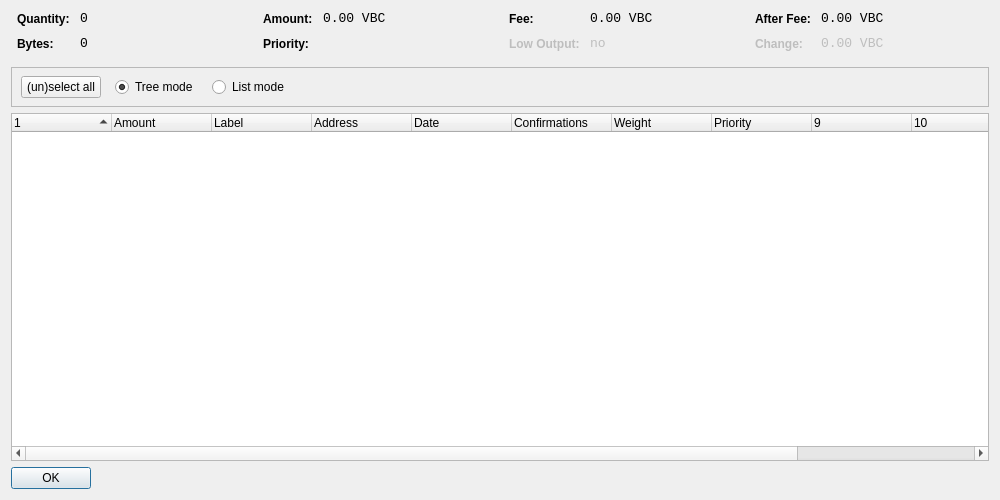
<?xml version="1.0" encoding="UTF-8"?>
<ui version="4.0">
 <class>CoinControlDialog</class>
 <widget class="QWidget" name="CoinControlDialog">
  <property name="geometry">
   <rect>
    <x>0</x>
    <y>0</y>
    <width>1000</width>
    <height>500</height>
   </rect>
  </property>
  <property name="windowTitle">
   <string>Coin Control</string>
  </property>
  <layout class="QVBoxLayout" name="verticalLayout">
   <item>
    <layout class="QHBoxLayout" name="horizontalLayoutTop" stretch="0,0,0,0">
     <property name="topMargin">
      <number>0</number>
     </property>
     <property name="bottomMargin">
      <number>10</number>
     </property>
     <item>
      <layout class="QFormLayout" name="formLayoutCoinControl1">
       <property name="horizontalSpacing">
        <number>10</number>
       </property>
       <property name="verticalSpacing">
        <number>10</number>
       </property>
       <property name="leftMargin">
        <number>6</number>
       </property>
       <property name="rightMargin">
        <number>6</number>
       </property>
       <item row="0" column="0">
        <widget class="QLabel" name="labelCoinControlQuantityText">
         <property name="styleSheet">
          <string notr="true">font-weight:bold;</string>
         </property>
         <property name="text">
          <string>Quantity:</string>
         </property>
        </widget>
       </item>
       <item row="0" column="1">
        <widget class="QLabel" name="labelCoinControlQuantity">
         <property name="font">
          <font>
           <family>Monospace</family>
           <pointsize>10</pointsize>
          </font>
         </property>
         <property name="cursor">
          <cursorShape>IBeamCursor</cursorShape>
         </property>
         <property name="contextMenuPolicy">
          <enum>Qt::ActionsContextMenu</enum>
         </property>
         <property name="text">
          <string notr="true">0</string>
         </property>
         <property name="textInteractionFlags">
          <set>Qt::LinksAccessibleByMouse|Qt::TextSelectableByKeyboard|Qt::TextSelectableByMouse</set>
         </property>
        </widget>
       </item>
       <item row="1" column="0">
        <widget class="QLabel" name="labelCoinControlBytesText">
         <property name="styleSheet">
          <string notr="true">font-weight:bold;</string>
         </property>
         <property name="text">
          <string>Bytes:</string>
         </property>
        </widget>
       </item>
       <item row="1" column="1">
        <widget class="QLabel" name="labelCoinControlBytes">
         <property name="font">
          <font>
           <family>Monospace</family>
           <pointsize>10</pointsize>
          </font>
         </property>
         <property name="cursor">
          <cursorShape>IBeamCursor</cursorShape>
         </property>
         <property name="contextMenuPolicy">
          <enum>Qt::ActionsContextMenu</enum>
         </property>
         <property name="text">
          <string notr="true">0</string>
         </property>
         <property name="textInteractionFlags">
          <set>Qt::LinksAccessibleByMouse|Qt::TextSelectableByKeyboard|Qt::TextSelectableByMouse</set>
         </property>
        </widget>
       </item>
      </layout>
     </item>
     <item>
      <layout class="QFormLayout" name="formLayoutCoinControl2">
       <property name="horizontalSpacing">
        <number>10</number>
       </property>
       <property name="verticalSpacing">
        <number>10</number>
       </property>
       <property name="leftMargin">
        <number>6</number>
       </property>
       <property name="rightMargin">
        <number>6</number>
       </property>
       <item row="0" column="0">
        <widget class="QLabel" name="labelCoinControlAmountText">
         <property name="styleSheet">
          <string notr="true">font-weight:bold;</string>
         </property>
         <property name="text">
          <string>Amount:</string>
         </property>
        </widget>
       </item>
       <item row="0" column="1">
        <widget class="QLabel" name="labelCoinControlAmount">
         <property name="font">
          <font>
           <family>Monospace</family>
           <pointsize>10</pointsize>
          </font>
         </property>
         <property name="cursor">
          <cursorShape>IBeamCursor</cursorShape>
         </property>
         <property name="contextMenuPolicy">
          <enum>Qt::ActionsContextMenu</enum>
         </property>
         <property name="text">
          <string notr="true">0.00 VBC</string>
         </property>
         <property name="textInteractionFlags">
          <set>Qt::LinksAccessibleByMouse|Qt::TextSelectableByKeyboard|Qt::TextSelectableByMouse</set>
         </property>
        </widget>
       </item>
       <item row="1" column="0">
        <widget class="QLabel" name="labelCoinControlPriorityText">
         <property name="styleSheet">
          <string notr="true">font-weight:bold;</string>
         </property>
         <property name="text">
          <string>Priority:</string>
         </property>
        </widget>
       </item>
       <item row="1" column="1">
        <widget class="QLabel" name="labelCoinControlPriority">
         <property name="font">
          <font>
           <family>Monospace</family>
           <pointsize>10</pointsize>
          </font>
         </property>
         <property name="cursor">
          <cursorShape>IBeamCursor</cursorShape>
         </property>
         <property name="contextMenuPolicy">
          <enum>Qt::ActionsContextMenu</enum>
         </property>
         <property name="text">
          <string/>
         </property>
         <property name="textInteractionFlags">
          <set>Qt::LinksAccessibleByMouse|Qt::TextSelectableByKeyboard|Qt::TextSelectableByMouse</set>
         </property>
        </widget>
       </item>
      </layout>
     </item>
     <item>
      <layout class="QFormLayout" name="formLayoutCoinControl3">
       <property name="horizontalSpacing">
        <number>10</number>
       </property>
       <property name="verticalSpacing">
        <number>10</number>
       </property>
       <property name="leftMargin">
        <number>6</number>
       </property>
       <property name="rightMargin">
        <number>6</number>
       </property>
       <item row="0" column="0">
        <widget class="QLabel" name="labelCoinControlFeeText">
         <property name="styleSheet">
          <string notr="true">font-weight:bold;</string>
         </property>
         <property name="text">
          <string>Fee:</string>
         </property>
        </widget>
       </item>
       <item row="0" column="1">
        <widget class="QLabel" name="labelCoinControlFee">
         <property name="font">
          <font>
           <family>Monospace</family>
           <pointsize>10</pointsize>
          </font>
         </property>
         <property name="cursor">
          <cursorShape>IBeamCursor</cursorShape>
         </property>
         <property name="contextMenuPolicy">
          <enum>Qt::ActionsContextMenu</enum>
         </property>
         <property name="text">
          <string notr="true">0.00 VBC</string>
         </property>
         <property name="textInteractionFlags">
          <set>Qt::LinksAccessibleByMouse|Qt::TextSelectableByKeyboard|Qt::TextSelectableByMouse</set>
         </property>
        </widget>
       </item>
       <item row="1" column="0">
        <widget class="QLabel" name="labelCoinControlLowOutputText">
         <property name="enabled">
          <bool>false</bool>
         </property>
         <property name="styleSheet">
          <string notr="true">font-weight:bold;</string>
         </property>
         <property name="text">
          <string>Low Output:</string>
         </property>
        </widget>
       </item>
       <item row="1" column="1">
        <widget class="QLabel" name="labelCoinControlLowOutput">
         <property name="enabled">
          <bool>false</bool>
         </property>
         <property name="font">
          <font>
           <family>Monospace</family>
           <pointsize>10</pointsize>
          </font>
         </property>
         <property name="cursor">
          <cursorShape>IBeamCursor</cursorShape>
         </property>
         <property name="contextMenuPolicy">
          <enum>Qt::ActionsContextMenu</enum>
         </property>
         <property name="text">
          <string>no</string>
         </property>
         <property name="textInteractionFlags">
          <set>Qt::LinksAccessibleByMouse|Qt::TextSelectableByKeyboard|Qt::TextSelectableByMouse</set>
         </property>
        </widget>
       </item>
      </layout>
     </item>
     <item>
      <layout class="QFormLayout" name="formLayoutCoinControl4">
       <property name="horizontalSpacing">
        <number>10</number>
       </property>
       <property name="verticalSpacing">
        <number>10</number>
       </property>
       <property name="leftMargin">
        <number>6</number>
       </property>
       <property name="rightMargin">
        <number>6</number>
       </property>
       <item row="0" column="0">
        <widget class="QLabel" name="labelCoinControlAfterFeeText">
         <property name="styleSheet">
          <string notr="true">font-weight:bold;</string>
         </property>
         <property name="text">
          <string>After Fee:</string>
         </property>
        </widget>
       </item>
       <item row="0" column="1">
        <widget class="QLabel" name="labelCoinControlAfterFee">
         <property name="font">
          <font>
           <family>Monospace</family>
           <pointsize>10</pointsize>
          </font>
         </property>
         <property name="cursor">
          <cursorShape>IBeamCursor</cursorShape>
         </property>
         <property name="contextMenuPolicy">
          <enum>Qt::ActionsContextMenu</enum>
         </property>
         <property name="text">
          <string notr="true">0.00 VBC</string>
         </property>
         <property name="textInteractionFlags">
          <set>Qt::LinksAccessibleByMouse|Qt::TextSelectableByKeyboard|Qt::TextSelectableByMouse</set>
         </property>
        </widget>
       </item>
       <item row="1" column="0">
        <widget class="QLabel" name="labelCoinControlChangeText">
         <property name="enabled">
          <bool>false</bool>
         </property>
         <property name="styleSheet">
          <string notr="true">font-weight:bold;</string>
         </property>
         <property name="text">
          <string>Change:</string>
         </property>
        </widget>
       </item>
       <item row="1" column="1">
        <widget class="QLabel" name="labelCoinControlChange">
         <property name="enabled">
          <bool>false</bool>
         </property>
         <property name="font">
          <font>
           <family>Monospace</family>
           <pointsize>10</pointsize>
          </font>
         </property>
         <property name="cursor">
          <cursorShape>IBeamCursor</cursorShape>
         </property>
         <property name="contextMenuPolicy">
          <enum>Qt::ActionsContextMenu</enum>
         </property>
         <property name="text">
          <string notr="true">0.00 VBC</string>
         </property>
         <property name="textInteractionFlags">
          <set>Qt::LinksAccessibleByMouse|Qt::TextSelectableByKeyboard|Qt::TextSelectableByMouse</set>
         </property>
        </widget>
       </item>
      </layout>
     </item>
    </layout>
   </item>
   <item>
    <widget class="QFrame" name="frame">
     <property name="minimumSize">
      <size>
       <width>0</width>
       <height>40</height>
      </size>
     </property>
     <property name="frameShape">
      <enum>QFrame::StyledPanel</enum>
     </property>
     <property name="frameShadow">
      <enum>QFrame::Sunken</enum>
     </property>
     <widget class="QWidget" name="horizontalLayoutWidget">
      <property name="geometry">
       <rect>
        <x>10</x>
        <y>0</y>
        <width>781</width>
        <height>41</height>
       </rect>
      </property>
      <layout class="QHBoxLayout" name="horizontalLayoutPanel" stretch="0,0,0,0">
       <property name="spacing">
        <number>14</number>
       </property>
       <item>
        <widget class="QPushButton" name="pushButtonSelectAll">
         <property name="sizePolicy">
          <sizepolicy hsizetype="Maximum" vsizetype="Fixed">
           <horstretch>0</horstretch>
           <verstretch>0</verstretch>
          </sizepolicy>
         </property>
         <property name="text">
          <string>(un)select all</string>
         </property>
        </widget>
       </item>
       <item>
        <widget class="QRadioButton" name="radioTreeMode">
         <property name="sizePolicy">
          <sizepolicy hsizetype="Maximum" vsizetype="Fixed">
           <horstretch>0</horstretch>
           <verstretch>0</verstretch>
          </sizepolicy>
         </property>
         <property name="text">
          <string>Tree mode</string>
         </property>
         <property name="checked">
          <bool>true</bool>
         </property>
        </widget>
       </item>
       <item>
        <widget class="QRadioButton" name="radioListMode">
         <property name="sizePolicy">
          <sizepolicy hsizetype="Maximum" vsizetype="Fixed">
           <horstretch>0</horstretch>
           <verstretch>0</verstretch>
          </sizepolicy>
         </property>
         <property name="text">
          <string>List mode</string>
         </property>
        </widget>
       </item>
       <item>
        <spacer name="horizontalSpacer">
         <property name="orientation">
          <enum>Qt::Horizontal</enum>
         </property>
         <property name="sizeHint" stdset="0">
          <size>
           <width>40</width>
           <height>20</height>
          </size>
         </property>
        </spacer>
       </item>
      </layout>
     </widget>
    </widget>
   </item>
   <item>
    <widget class="CoinControlTreeWidget" name="treeWidget">
     <property name="contextMenuPolicy">
      <enum>Qt::CustomContextMenu</enum>
     </property>
     <property name="sortingEnabled">
      <bool>false</bool>
     </property>
     <property name="columnCount">
      <number>12</number>
     </property>
     <attribute name="headerShowSortIndicator" stdset="0">
      <bool>true</bool>
     </attribute>
     <attribute name="headerStretchLastSection">
      <bool>false</bool>
     </attribute>
     <column>
      <property name="text">
       <string/>
      </property>
     </column>
     <column>
      <property name="text">
       <string>Amount</string>
      </property>
     </column>
     <column>
      <property name="text">
       <string>Label</string>
      </property>
     </column>
     <column>
      <property name="text">
       <string>Address</string>
      </property>
     </column>
     <column>
      <property name="text">
       <string>Date</string>
      </property>
     </column>
     <column>
      <property name="text">
       <string>Confirmations</string>
      </property>
      <property name="toolTip">
       <string>Confirmed</string>
      </property>
     </column>
     <column>
      <property name="text">
       <string>Weight</string>
      </property>
     </column>
     <column>
      <property name="text">
       <string>Priority</string>
      </property>
     </column>
     <column>
      <property name="text">
       <string/>
      </property>
     </column>
     <column>
      <property name="text">
       <string/>
      </property>
     </column>
     <column>
      <property name="text">
       <string/>
      </property>
     </column>
     <column>
      <property name="text">
       <string/>
      </property>
     </column>
    </widget>
   </item>
   <item>
    <widget class="QDialogButtonBox" name="buttonBox">
     <property name="sizePolicy">
      <sizepolicy hsizetype="Maximum" vsizetype="Fixed">
       <horstretch>0</horstretch>
       <verstretch>0</verstretch>
      </sizepolicy>
     </property>
     <property name="orientation">
      <enum>Qt::Horizontal</enum>
     </property>
     <property name="standardButtons">
      <set>QDialogButtonBox::Ok</set>
     </property>
    </widget>
   </item>
  </layout>
 </widget>
 <customwidgets>
  <customwidget>
   <class>CoinControlTreeWidget</class>
   <extends>QTreeWidget</extends>
   <header>coincontroltreewidget.h</header>
  </customwidget>
 </customwidgets>
 <resources/>
 <connections/>
</ui>
